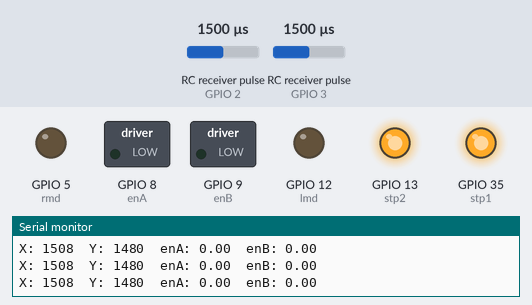
The sketch below on a simulated ESP32-S3. Shown: switched loads named in the sketch (green lamp = pin HIGH), output pins drawn as LEDs (lit = HIGH), the last lines printed to the serial monitor. Wiring (inferred from the names in the program): 2 × RC receiver channel: data GPIO 2 / data GPIO 3. Dashed ring = blinking. Inputs (shaded band) come from the test bench; at power-on: RC receiver pulse (sensors on GPIO 3, GPIO 2) 1500 µs.

Above: at 1.2 s.
1.3 s: RC receiver pulse (sensor on GPIO 3) set to 1250 µs
At 3.96 s:
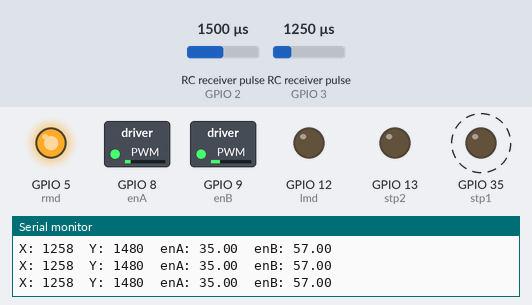
4.3 s: RC receiver pulse (sensor on GPIO 2) set to 1020 µs
At 4.74 s:
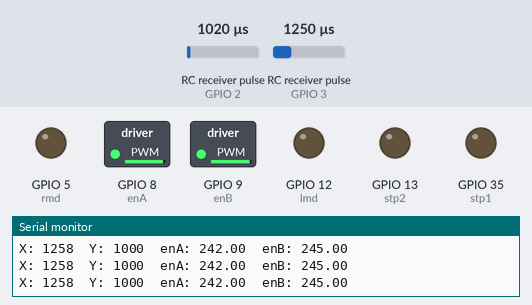
7.3 s: RC receiver pulse (sensor on GPIO 2) set to 1250 µs
At 8.4 s:
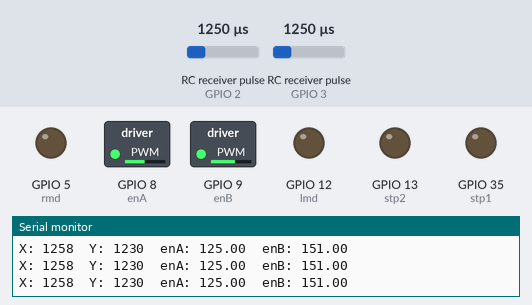
10.3 s: RC receiver pulse (sensor on GPIO 2) set to 1750 µs
At 10.9 s:
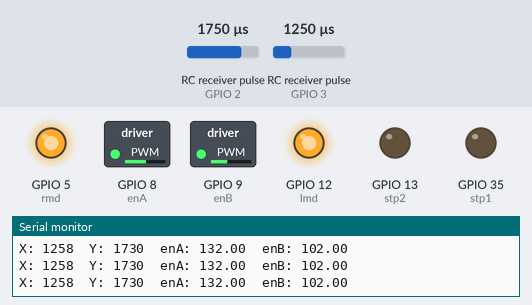
13.3 s: RC receiver pulse (sensor on GPIO 3) set to 1750 µs
16.3 s: RC receiver pulse (sensor on GPIO 2) set to 1980 µs
Timing chart, 0 to 20.3 s (numbered marks = the images above; inputs shaded):
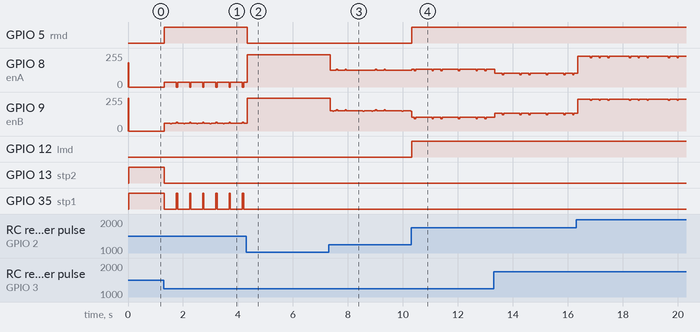

The sketch:

raptor-bigbot-mega-rc.ino
```cpp
/*
    DIY Arduino based RC Transmitter Project
              == Receiver Code ==

  by Dejan Nedelkovski, www.HowToMechatronics.com
  Library: TMRh20/RF24, https://github.com/tmrh20/RF24/
*/
#include <Arduino.h>
#include <SPI.h>
#include <printf.h>

#define enA 8
#define enB 9
#define rmd 5
#define lmd 12
#define stp1 35
#define stp2 13

#define RCPinY 2
#define RCPinX 3
volatile long PulsesY = 0;
volatile long PulsesX = 0;
int PulseWidthY = 0;
int PulseWidthX = 0;
volatile long StartTimeY = 0;
volatile long CurrentTimeY = 0;
volatile long StartTimeX = 0;
volatile long CurrentTimeX = 0;


float wheel1;
float wheel2;

float wheel1a;
float wheel2a;

float demandx;
float demandz;

void setup() {
  Serial.begin(9600);
  printf_begin();
  Serial.println("RaptorBot");
  pinMode(rmd, OUTPUT);
  pinMode(lmd, OUTPUT);
  pinMode(enA, OUTPUT);
  pinMode(enB, OUTPUT);
  pinMode(stp1, OUTPUT);
  pinMode(stp2,OUTPUT);
  pinMode(RCPinY, INPUT_PULLUP);
  pinMode(RCPinX, INPUT_PULLUP);
  attachInterrupt(digitalPinToInterrupt(RCPinY),PulseTimerY,CHANGE);
  attachInterrupt(digitalPinToInterrupt(RCPinX),PulseTimerX,CHANGE);
}

void PulseTimerY(){
  CurrentTimeY = micros();
   if (CurrentTimeY > StartTimeY){
    PulsesY = CurrentTimeY - StartTimeY;
    StartTimeY = CurrentTimeY;
   }
  }

void PulseTimerX(){
  CurrentTimeX = micros();
   if (CurrentTimeX > StartTimeX){
    PulsesX = CurrentTimeX - StartTimeX;
    StartTimeX = CurrentTimeX;
   }
  }

void loop() {

  if (PulsesY < 2000){
    PulseWidthY = PulsesY;
  }
  if (PulsesX < 2000){
    PulseWidthX = PulsesX;
  }


        PulseWidthY = (PulseWidthY) - 20;
        PulseWidthX = (PulseWidthX) + 8;

        demandx = map(PulseWidthY, 1000, 2000, -255, 255); // Map lineular velocity
        demandz = map(PulseWidthX, 1000, 2000, -95, 95);

        // some logic to help smooth out rotational velocity
        if (demandx < -90) {
          demandz = map(PulseWidthX, 1000, 2000, -25, 25);
        }

        if (demandx > 90) {
          demandz = map(PulseWidthX, 1000, 2000, -30, 30);
        }

        if (demandx > 120) {
          demandz = map(PulseWidthX, 1000, 2000, -10, 10);
        }

        demandx = constrain(demandx, -255,255);
        demandz = constrain(demandz, -100,100);

        // work out the two values for differential drive of each wheel

        wheel1 = demandx - (demandz);
        wheel2 = demandx + (demandz);

        wheel1 = constrain(wheel1,-245,245);
        wheel2 = constrain(wheel2,-245,245);


        // drive motors


        if (wheel1 > 25) {
          wheel1a = wheel1;
          analogWrite(enA, wheel1a);
          digitalWrite(rmd, HIGH);
          digitalWrite(stp1, LOW);
        }
        else if (wheel1 < -25) {
          wheel1a = wheel1 * -1;
          analogWrite(enA, wheel1a);
          digitalWrite(rmd, LOW);
          digitalWrite(stp1, LOW);
        }
        else {
          wheel1a = 0;
          analogWrite(enA, wheel1a);
          digitalWrite(stp1, HIGH);
        }

        // other motor

        if (wheel2 > 25) {
          wheel2a = wheel2;
          analogWrite(enB, wheel2a);
          digitalWrite(lmd, HIGH);
          digitalWrite(stp2, LOW);
        }
        else if (wheel2 < -25) {
          wheel2a = wheel2 * -1;
          analogWrite(enB, wheel2a);
          digitalWrite(lmd, LOW);
          digitalWrite(stp2, LOW);
        }
        else {
          wheel2a = 0;
          analogWrite(enB, wheel2a);
          digitalWrite(stp2, HIGH);
        }


//  }
  // Print the data in the Serial Monitor
  Serial.print("X: ");
  Serial.print(PulseWidthX);
  Serial.print("  Y: ");
  Serial.print(PulseWidthY);
  Serial.print("  enA: ");
  Serial.print(wheel1a);
  Serial.print("  enB: ");
  Serial.println(wheel2a);
//  Serial.print("  j1Button: ");
//  Serial.println(data.j1Button);

  delay(5);
}
```

Measured:
- after the input at 1.3 s, GPIO 5 (rmd): LOW → HIGH at once; GPIO 13 (stp2): HIGH → LOW at once; GPIO 35 (stp1): alternates HIGH for 0.04 s and LOW for 0.44 s, starting at once
- after the input at 4.3 s, GPIO 5 (rmd): HIGH → LOW at once; GPIO 35 (stp1): stops changing and stays LOW
- after the input at 7.3 s, GPIO 9 (enB): 245/255 → 151/255 after 0.05 s, then repeats every 1.4 s: 150/255 0.05 s, 151/255 0.09 s, 161/255 0.05 s, 151/255 0.27 s, 161/255 0.05 s, 151/255 0.60 s, 150/255 0.05 s, 151/255 0.27 s
- after the input at 10.3 s, GPIO 5 (rmd), GPIO 12 (lmd): LOW → HIGH at once
- by itself, GPIO 8 (enA): repeats every 1.4 s: 2 × (219/255 0.05 s, 229/255 0.27 s), 219/255 0.05 s, 229/255 0.73 s
